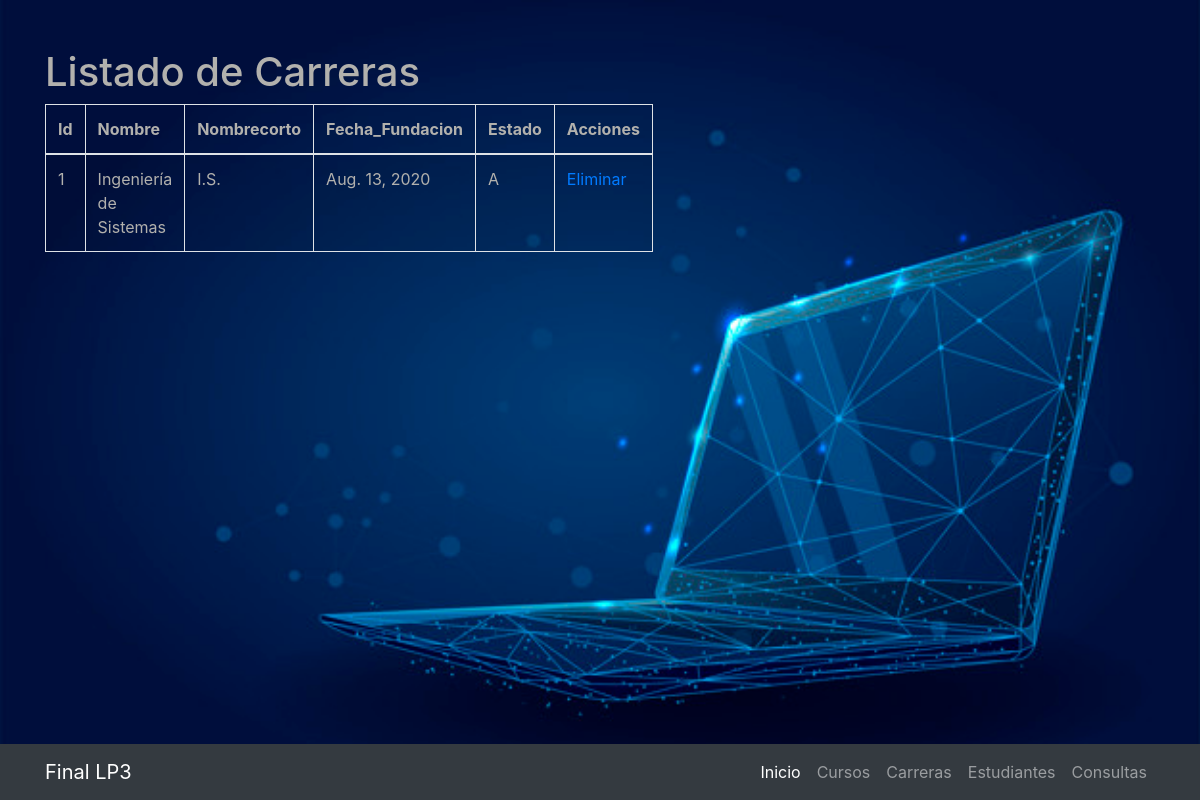
Page /carreras on the earlier database version.
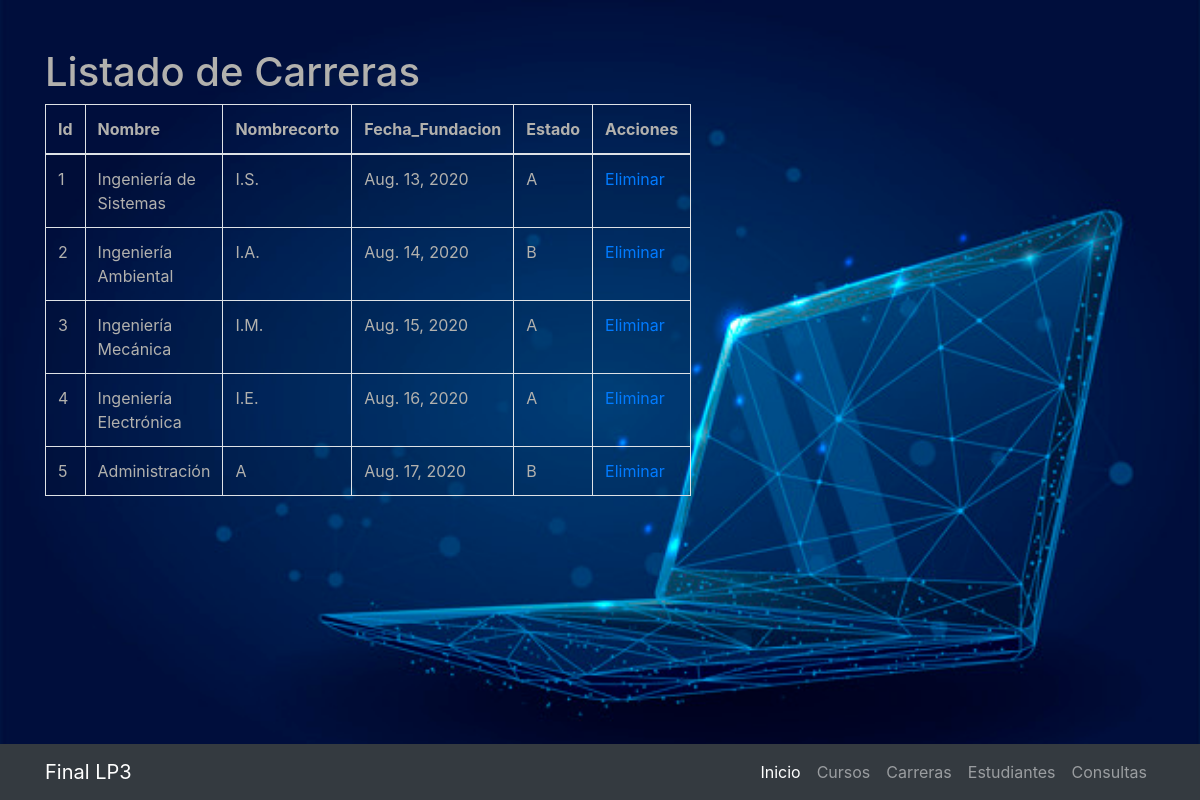
Same page on the later database version.
### Estudiante/models.py (models this page shows)
class Carrera(models.Model):
    nombre=models.CharField(max_length=100)
    nombrecorto=models.CharField(max_length=5)
    fecha_fundacion=models.DateField()
    estado=models.CharField(max_length=1)

### Estudiante/views.py (the view)
# urls.py: path('carreras', views.carreras, name="carreras"),
def carreras(request):
    campos=Carrera._meta.fields
    carreras=Carrera.objects.all()
    return render(request, 'carreras.html',{
          'campos':campos,
        'carreras':carreras,
        'titulo': 'Listado de carreras',
        'tituloprincipal': 'Carreras'
    })

### Estudiante/templates/carreras.html (shortened to what this page needs)
{% extends 'index.html' %}
{% block tituloprincipal %}
Listado de Carreras
{% endblock tituloprincipal %}
{% block content %}
  <table class="table table-striped table-hover table-bordered">
        <thead>
            <tr>
                {% for campo in campos %}
                    <th>{{campo.name|title}}</th>
                {% endfor %}
                <th>Acciones</th>
            </tr>
        </thead>
        <tbody>
            {% for carrera in carreras %}
                <tr>
                    <td>{{carrera.id}}</td>
                    <td>{{carrera.nombre}}</td>
                    <td>{{carrera.nombrecorto}}</td>
                    <td>{{carrera.fecha_fundacion}}</td>
                    <td>{{carrera.estado}}</td>
                    <td>
                        <div><a href="{% url 'eliminar_carrera' id=carrera.id %}">Eliminar</a></div>
                    </td>
                </tr>
            {% endfor %}
        </tbody>
    </table>
{% endblock content %}

Differences in the rows shown:
added Carrera: id "2", nombre "Ingeniería Ambiental", nombrecorto "I.A.", fecha_fundacion "Aug. 14, 2020", estado "B"
added Carrera: id "3", nombre "Ingeniería Mecánica", nombrecorto "I.M.", fecha_fundacion "Aug. 15, 2020", estado "A"
added Carrera: id "4", nombre "Ingeniería Electrónica", nombrecorto "I.E.", fecha_fundacion "Aug. 16, 2020", estado "A"
added Carrera: id "5", nombre "Administración", nombrecorto "A", fecha_fundacion "Aug. 17, 2020", estado "B"
